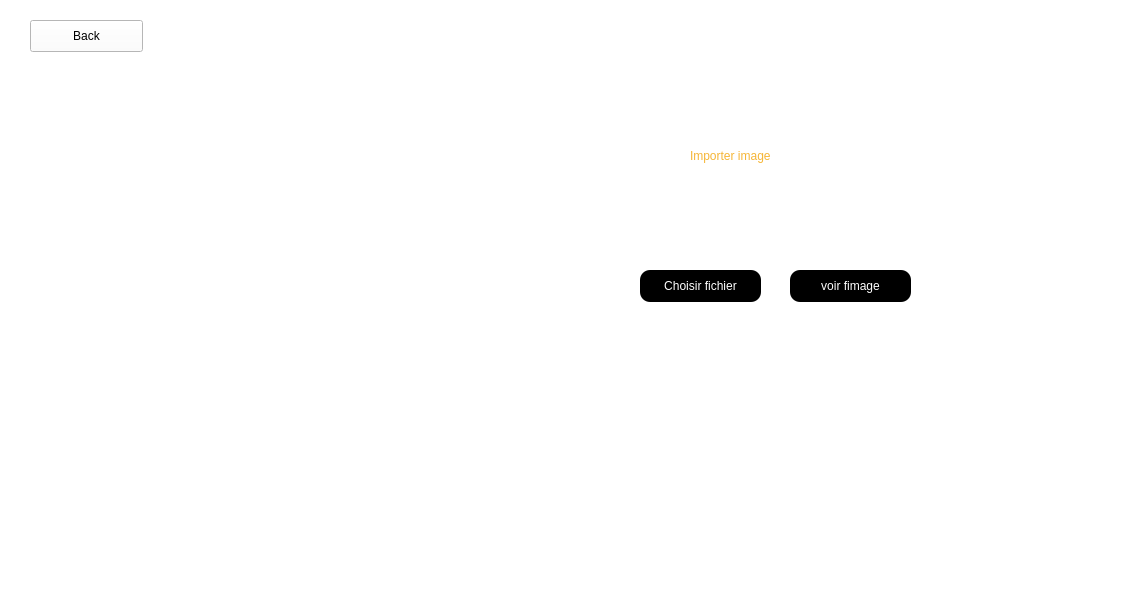
<?xml version="1.0" encoding="UTF-8"?>
<ui version="4.0">
 <class>Dialog</class>
 <widget class="QDialog" name="Dialog">
  <property name="geometry">
   <rect>
    <x>0</x>
    <y>0</y>
    <width>1129</width>
    <height>605</height>
   </rect>
  </property>
  <property name="windowTitle">
   <string>Dialog</string>
  </property>
  <property name="styleSheet">
   <string notr="true">background-color:rgb(255, 255, 255)</string>
  </property>
  <widget class="QPushButton" name="choose">
   <property name="geometry">
    <rect>
     <x>640</x>
     <y>270</y>
     <width>121</width>
     <height>32</height>
    </rect>
   </property>
   <property name="styleSheet">
    <string notr="true">background-color: black;
COLOR:white;
border-radius:10px;
font: 15pt &quot;Arial Rounded MT Bold&quot;;</string>
   </property>
   <property name="text">
    <string>Choisir fichier</string>
   </property>
  </widget>
  <widget class="QLabel" name="texte">
   <property name="geometry">
    <rect>
     <x>740</x>
     <y>520</y>
     <width>201</width>
     <height>20</height>
    </rect>
   </property>
   <property name="text">
    <string/>
   </property>
  </widget>
  <widget class="QLabel" name="label_8">
   <property name="geometry">
    <rect>
     <x>690</x>
     <y>130</y>
     <width>191</width>
     <height>51</height>
    </rect>
   </property>
   <property name="styleSheet">
    <string notr="true">font: 30pt &quot;Bodoni 72 Oldstyle&quot;;
color:rgb(245, 181, 54)</string>
   </property>
   <property name="text">
    <string>Importer image</string>
   </property>
  </widget>
  <widget class="QLabel" name="label">
   <property name="geometry">
    <rect>
     <x>130</x>
     <y>110</y>
     <width>381</width>
     <height>351</height>
    </rect>
   </property>
   <property name="text">
    <string/>
   </property>
   <property name="pixmap">
    <pixmap>../../Desktop/Capture d’écran 2022-07-13 à 20.40.45.png</pixmap>
   </property>
  </widget>
  <widget class="QPushButton" name="goback">
   <property name="geometry">
    <rect>
     <x>30</x>
     <y>20</y>
     <width>113</width>
     <height>32</height>
    </rect>
   </property>
   <property name="text">
    <string>Back</string>
   </property>
  </widget>
  <widget class="QPushButton" name="inimage">
   <property name="geometry">
    <rect>
     <x>790</x>
     <y>270</y>
     <width>121</width>
     <height>32</height>
    </rect>
   </property>
   <property name="styleSheet">
    <string notr="true">background-color: black;
COLOR:white;
border-radius:10px;
font: 15pt &quot;Arial Rounded MT Bold&quot;;</string>
   </property>
   <property name="text">
    <string>voir fimage</string>
   </property>
  </widget>
 </widget>
 <resources/>
 <connections/>
</ui>
